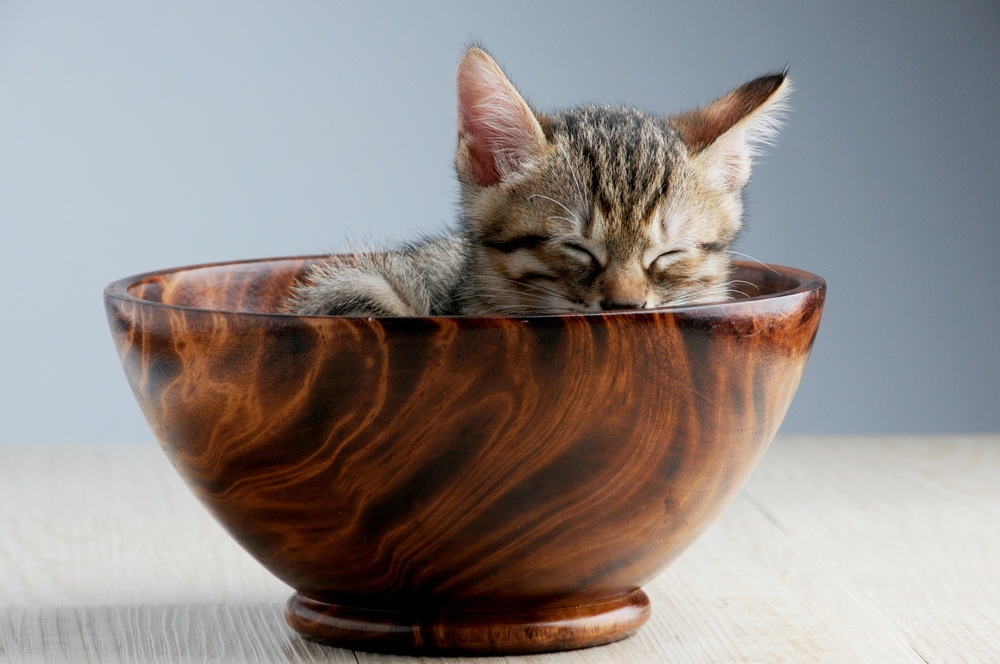
#> input picture Images/cat.jpeg, 1000 x 664 px, shrunk from 4206 x 2794 before the run, given in place of the camera
$ python 'Using Grayscale.py'
#> lines starting #> are read from the running program, lines starting #| are printed output that depends on the picture; after the words box and inside, x2 and y2 are one past the last pixel; in counts of white or black regions, pixels touching at a corner belong together
import numpy as np
import cv2

cv2.namedWindow("Frame")

def nothing(x):
	pass

# trackbar to play around with values
cv2.createTrackbar("Grayscale Threshold","Frame",0,255,nothing)

# video capture from webcam
camera = cv2.VideoCapture(0)

while True:
	(grabbed, frame) = camera.read();
#> frame is the input picture: shape (664, 1000, 3); mean B, G, R 136.3, 138.6, 146

	# convert image to grayscale
	gray = cv2.cvtColor(frame, cv2.COLOR_BGR2GRAY)
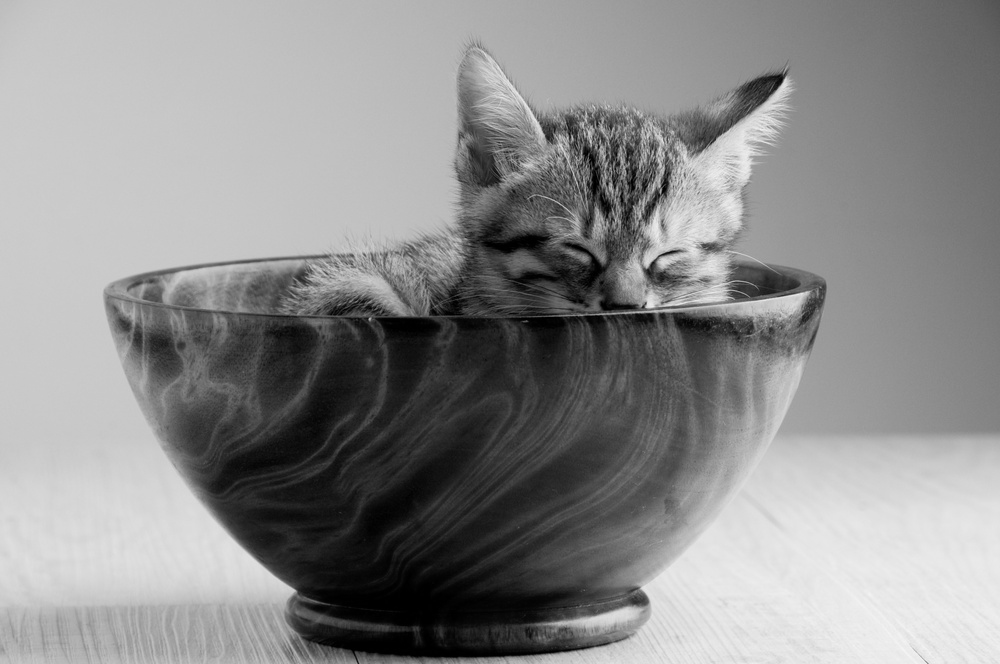
#> gray: shape (664, 1000); min 0, max 244, mean 140.5

	# a smoothing image function (gets rid of small image imperfections)
	blur = cv2.GaussianBlur(gray,(5,5),0)

	# threshold is a function to identify pixels in a certain range
	# all pixels above thresh_values become white
	# thresh contains the modified image
	thresh_value = cv2.getTrackbarPos("Grayscale Threshold","Frame")
	ret,thresh = cv2.threshold(blur,thresh_value,255,cv2.THRESH_BINARY)
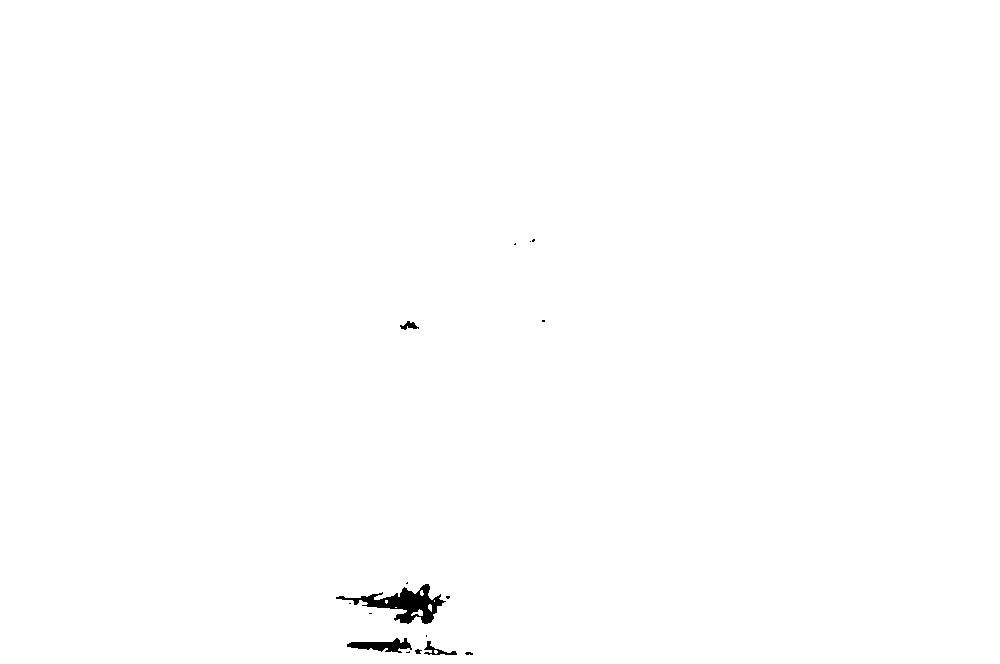
#> thresh: shape (664, 1000); 99.6% white; 16 black regions (11 under 20 px), largest, box (x1, y1, x2, y2) and area: (336, 584, 446, 624) 1543, (347, 638, 412, 653) 505, (424, 641, 457, 655) 148, (400, 321, 419, 330) 87, (415, 649, 422, 654) 23
#> ret = 0

	cv2.imshow("Frame", thresh)

	# wait until the 'q' key is pressed
	key = cv2.waitKey(1) & 0xFF
#> (key q is pressed here)
	if key == ord("q"):
		break

camera.release()
cv2.destroyAllWindows()
